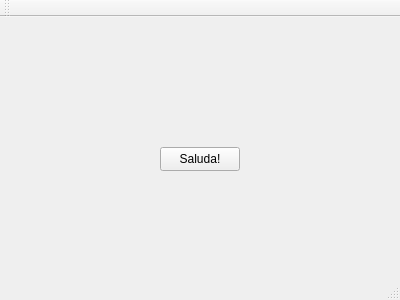
<?xml version="1.0" encoding="UTF-8"?>
<ui version="4.0">
 <class>MainWindow</class>
 <widget class="QMainWindow" name="MainWindow">
  <property name="geometry">
   <rect>
    <x>0</x>
    <y>0</y>
    <width>400</width>
    <height>300</height>
   </rect>
  </property>
  <property name="minimumSize">
   <size>
    <width>0</width>
    <height>0</height>
   </size>
  </property>
  <property name="maximumSize">
   <size>
    <width>400</width>
    <height>300</height>
   </size>
  </property>
  <property name="windowTitle">
   <string>Exemple 2</string>
  </property>
  <widget class="QWidget" name="centralwidget">
   <widget class="QLabel" name="lbl_salutacio">
    <property name="geometry">
     <rect>
      <x>150</x>
      <y>10</y>
      <width>100</width>
      <height>100</height>
     </rect>
    </property>
    <property name="minimumSize">
     <size>
      <width>100</width>
      <height>0</height>
     </size>
    </property>
    <property name="text">
     <string/>
    </property>
    <property name="alignment">
     <set>Qt::AlignCenter</set>
    </property>
   </widget>
   <widget class="QPushButton" name="btn_saludar">
    <property name="geometry">
     <rect>
      <x>160</x>
      <y>130</y>
      <width>80</width>
      <height>24</height>
     </rect>
    </property>
    <property name="text">
     <string>Saluda!</string>
    </property>
   </widget>
  </widget>
  <widget class="QMenuBar" name="menubar">
   <property name="geometry">
    <rect>
     <x>0</x>
     <y>0</y>
     <width>400</width>
     <height>21</height>
    </rect>
   </property>
  </widget>
  <widget class="QStatusBar" name="statusbar"/>
  <widget class="QToolBar" name="toolBar">
   <property name="windowTitle">
    <string>toolBar</string>
   </property>
   <attribute name="toolBarArea">
    <enum>TopToolBarArea</enum>
   </attribute>
   <attribute name="toolBarBreak">
    <bool>false</bool>
   </attribute>
  </widget>
 </widget>
 <resources/>
 <connections/>
</ui>
